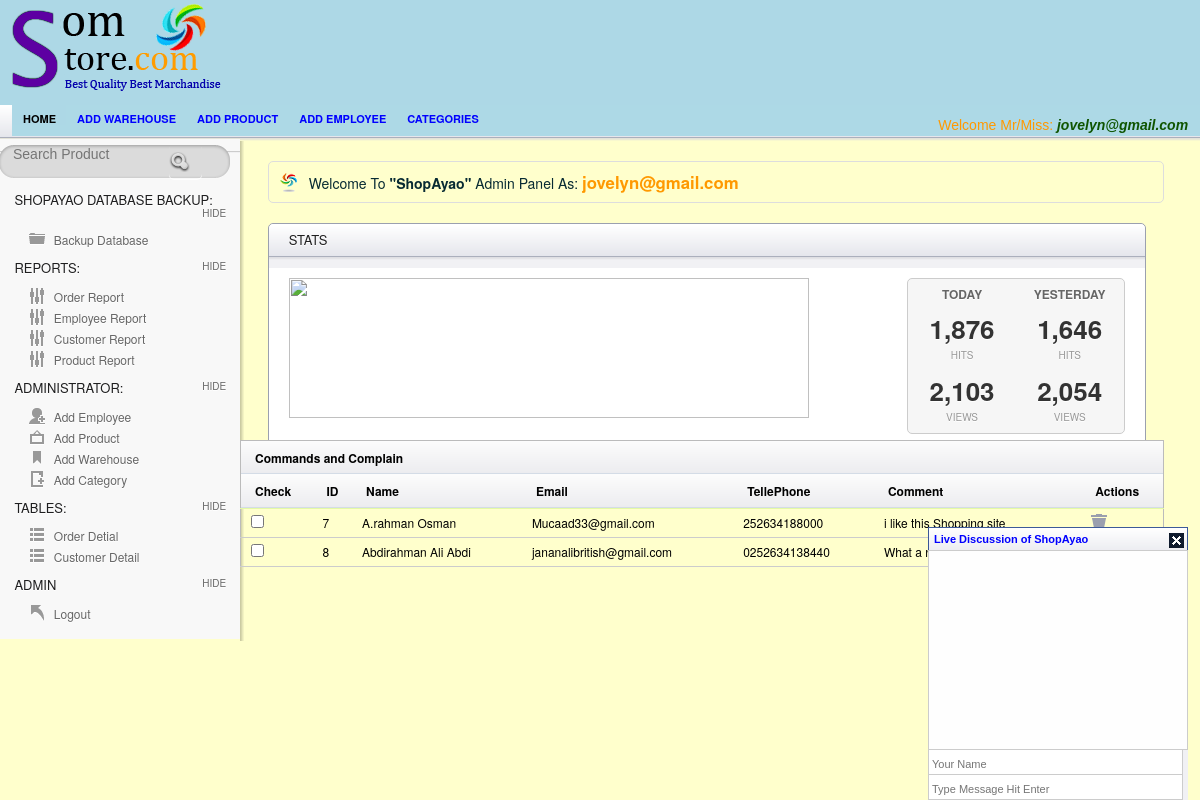
/Admin/dashboard.php (signed in), run on the app's committed database.
### tables this page shows
CREATE TABLE `employee` (
  `Employee_ID` int(95) NOT NULL AUTO_INCREMENT,
  `Employee_Name` varchar(25) NOT NULL,
  `Username` varchar(25) NOT NULL,
  `Password` varchar(25) NOT NULL,
  `Picture` varchar(255) NOT NULL,
  PRIMARY KEY (`Employee_ID`)
);

CREATE TABLE `contact` (
  `contact_id` int(11) NOT NULL AUTO_INCREMENT,
  `Name` varchar(25) NOT NULL,
  `Email` varchar(29) NOT NULL,
  `Phone` varchar(29) NOT NULL,
  `Subject` varchar(100) NOT NULL,
  PRIMARY KEY (`contact_id`)
);

### session.php (called while the page is built, shortened)
<?php
include('config.php');
$check=$_SESSION['login_username'];
$session=mysqli_query($mysqli, "select Username from employee where Username='$check' ");
$row=mysqli_fetch_array($session);
$login_session=$row['Username'];
?>

### Admin/dashboard.php (the view, shortened to what this page needs)
<?php
include("../session.php");
?>
<!doctype html>
<html lang="en">
<head>
<link href="css/bootstrap.min.css" rel="stylesheet" />
      <link href="css/bootstrap.min.css" rel="stylesheet" />
	<link rel="stylesheet" href="css/layout.css" type="text/css" media="screen" />
	 <link rel="stylesheet" href="css/chatStyle.css" type="text/css" media="screen" />
</head>
<body>
<div id="container">
	   <div id="header">
		<div id="logo-banner">
				<div id="logo">
					<a href="index.php"><img src="images/img/Logo.png" alt="" /></a>
				</div>
				<div id="banner">
				</div>
		</div>
		</div>
<div id="content-wrap">
	<section id="secondary_bar">
            <nav>
                <ul>
                    <li class="selected"><a href="index.php">Home</a></li>
                    <li><a href="add_warehouse.php">Add warehouse</a></li>
                    <li><a href="add_product.php">Add product</a></li>
                    <li><a href="Employee.php">Add employee</a></li>
                    <li><a href="add_category.php">Categories</a></li>
                    <li class="logout"> <span class="check"> <?php echo "Welcome Mr/Miss:   ". "<font color='##fa5400'><i><b>".$login_session."</b></i></font>" ;?> </span></li>
                </ul>
            </nav>
	</section>
<aside id="sidebar" class="column">
				<div id="search">
					<form action="searchcont.php" method="post" accept-charset="utf-8">
						<input type="text"  title="Search..." class="blink field"  placeholder="Search Product"   name='search' size=60 maxlength=100 />
						<input class="search-button" type="submit" value="Submit" />
						<div class="cl">&nbsp;</div>
					</form>
				</div>
	    <h3> ShopAyao Database Backup:</h3>
		<ul class="toggle">
		    <li class="icn_folder"><a href="Backup.php">Backup Database</a></li>
		</ul>
		<h3>Reports:</h3>
		<ul class="toggle">
		    <li class="icn_settings"><a href="OrderReports.php">Order Report</a></li>
			<li class="icn_settings"><a href="EmployeeReport.php">Employee Report</a></li>
			<li class="icn_settings"><a href="CustomerReport.php">Customer Report</a></li>
			<li class="icn_settings"><a href="ProductReport.php"> Product Report</a></li>
		</ul>
		<h3>Administrator:</h3>
		<ul class="toggle">
		    <li class="icn_add_user"><a href="Employee.php">Add Employee</a></li>
			<li class="icn_photo"><a href="add_product.php">Add Product</a></li>
			<li class="icn_tags"><a href="add_warehouse.php">Add Warehouse</a></li>
			<li class="icn_new_article"><a href="add_category.php">Add Category</a></li>
		</ul>
        <h3>Tables:</h3>
		<ul class="toggle">
		    <li class="icn_categories"><a href="order.php">Order Detial</a></li>
     		<li class="icn_categories"><a href="customerTable.php">Customer Detail</a></li>
		</ul>
		<h3>Admin</h3>
		<ul class="toggle">
			<li class="icn_jump_back"><a href="../logout.php">Logout</a></li>
		</ul>
	</aside>
	<section id="main" class="column">
		<h4 class="alert_info">Welcome To <strong>"ShopAyao"</strong> Admin Panel As: <?php echo "  ". "<font color='#f90'><big><b>".$login_session."</b></big></font>" ;?>  </h4>
		<article class="module width_full">
			<header><h3>Stats</h3></header>
			<div class="module_content">
				<article class="stats_graph">
					<img src="http://chart.apis.google.com/chart?chxr=0,0,3000&chxt=y&chs=520x140&cht=lc&chco=76A4FB,80C65A&chd=s:Tdjpsvyvttmiihgmnrst,OTbdcfhhggcTUTTUadfk&chls=2|2&chma=40,20,20,30" width="520" height="140" alt="" />
				</article>
				<article class="stats_overview">
					<div class="overview_today">
						<p class="overview_day">Today</p>
						<p class="overview_count">1,876</p>
						<p class="overview_type">Hits</p>
						<p class="overview_count">2,103</p>
						<p class="overview_type">Views</p>
					</div>
					<div class="overview_previous">
						<p class="overview_day">Yesterday</p>
						<p class="overview_count">1,646</p>
						<p class="overview_type">Hits</p>
						<p class="overview_count">2,054</p>
						<p class="overview_type">Views</p>
					</div>
				</article>
			</div>
		</article>
		<?php
$result = mysqli_query($mysqli,"SELECT * FROM contact");
?>
      			<div id="tab2" class="tab_content">
  <table class="tablesorter" cellspacing="0">
      <thead>
			<thead><th colspan="7"> Commands and Complain </th></thead>
		<thead>
   		    <th>Check</th>
    	      <th> ID</th>
              <th> Name</th>
    		<th>Email</th>
		    <th>TellePhone</th>
             <th>Comment</th>
    		<th>Actions</th>
		</thead>
		<tbody>
<?php while($row = mysqli_fetch_array($result))
  {?>
    <tr>
    <td><input type="checkbox"></td>
    <td><?Php echo $row['contact_id']; ?></td>
    <td><?php echo $row['Name']; ?></td>
   <td><?php echo $row['Email']; ?></td>
	<td><?php echo $row['Phone']; ?></td>
	<td><?php echo $row['Subject']; ?></td>
    <td> <a href="conDelete.php?delete=<?php echo $row['contact_id']; ?>" onClick="del(this);" title="Delete" ><input type="image" src="images/icn_trash.png" title="Trash">  </a></td>
    </tr
  <?php }mysqli_close($mysqli);?>
</table>
			</div>
	     <div class="shout_box">
            <div class="header"> Live Discussion of ShopAyao <div class="close_btn">&nbsp;</div></div>
           <div class="toggle_chat">
           <div class="message_box">
           </div>
           <div class="user_info" class="admin">
           <input name="shout_username"  id="shout_username" type="text" placeholder="Your Name" maxlength="15" />
          <input name="shout_message" id="shout_message" type="text" placeholder="Type Message Hit Enter" maxlength="100" />
          </div>
           </div>
        </div>
		<div class="spacer"></div>
	</section>
       </div>
</div>
</body>
</html>

### Admin/css/chatStyle.css (style rules this page uses)
.shout_box { background: #F1F1F4 url(../images/secondary_bar.png) repeat-x; width: 260px; overflow: hidden; position: fixed; bottom: 0; right: 1%; z-index:9; }
.shout_box .header .close_btn { background: #000 url(../../images/close_btn.png) no-repeat 0px 0px; float: right; width: 15px; height: 15px; }
.shout_box .header { padding: 5px 3px 5px 5px; font: 11px 'lucida grande', tahoma, verdana, arial, sans-serif; font-weight: bold; color:Blue; border: 1px solid rgba(0, 39, 121, .76); border-bottom:none; cursor: pointer; }
.shout_box .message_box { background: #fefefe; height: 200px; overflow:auto; border: 1px solid #CCC; }
.user_info input { width: 98%; height: 25px; border: 1px solid #CCC; border-top: none; padding: 3px 0px 0px 3px; font: 11px 'lucida grande', tahoma, verdana, arial, sans-serif; }

### data on the page
employee: Username "jovelyn@gmail.com"
contact: contact_id "7", Name "A.rahman Osman", Email "Mucaad33@gmail.com", Phone "252634188000", Subject "i like this Shopping site"
contact: contact_id "8", Name "Abdirahman Ali Abdi", Email "jananalibritish@gmail.com", Phone "0252634138440", Subject "What a…"
